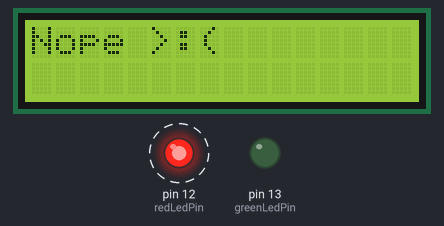
Bench run of a program on a simulated Arduino Nano, built with avr-gcc and run on an emulated ATmega328P. On the bench: 16×2 character LCD, output pins drawn as LEDs (lit = HIGH). Dashed ring = blinking.

Above: at 0.1 s.
Timing chart, 0 to 130.0 s (numbered marks = the images above):
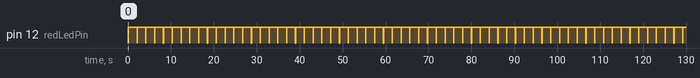

The program:

main.cpp
```cpp
#include <Arduino.h>
#include <Wire.h>
#include <LiquidCrystal_I2C.h>
#include <lcd/LcdStdioManager.h>
#include <keypad/KeypadStdioManager.h>
#include <Keypad.h>
#include <led/led.h>
#include "PinCodeSystem.h"
// #include <serialio/serialio.h>

// ketpadd stuff
constexpr byte ROWS = 4;
constexpr byte COLS = 4;

// Keymap must be in RAM: Keypad library reads it with keymap[i], not pgm_read_byte()
const char keys[ROWS][COLS] = {
  {'1','2','3','A'},
  {'4','5','6','B'},
  {'7','8','9','C'},
  {'*','0','#','D'}
};

constexpr byte rowPins[ROWS] = {9, 8, 7, 6};
constexpr byte colPins[COLS] = {5, 4, 3, 2};

Keypad keypad = Keypad(makeKeymap(keys), const_cast<byte*>(rowPins), const_cast<byte*>(colPins), ROWS, COLS);


// lcd
constexpr uint8_t LCD_ADDRESS = 0x27;
constexpr uint8_t LCD_COLS = 16;
constexpr uint8_t LCD_ROWS = 2;

LiquidCrystal_I2C lcd(LCD_ADDRESS, LCD_COLS, LCD_ROWS);

// leds
constexpr uint8_t redLedPin = 12;
Led redLed(redLedPin);

constexpr uint8_t greenLedPin = 13;
Led greenLed(greenLedPin);

// PASSWORD FOR ACTIVATING THE SYSTEM (must be numeric and not exceed maxPasswordLength)
constexpr uint8_t maxPasswordLength = 10;
const char PASSWORD[] PROGMEM = "123653";

void setup() {
    lcd.init();

    if (!isConfiguredPasswordValid(maxPasswordLength)) {
        printf_P(PSTR("Invalid password\n"));
        while (true) {
        delay(1000);
        }
    }
    // Serial.begin(9600);

    lcd.backlight();
    redLed.init();

    // redirectErrorToSerial();
    greenLed.init();
    LcdStdioManager::setup(&lcd);
    KeypadStdioManager::setup(&keypad);
    // fprintf_P(stderr, PSTR("System initialized\n\rTest"));
}

void loop() {

    handleThisSupremeSecuredSystem(redLed, greenLed, maxPasswordLength);
}
```

PinCodeSystem.cpp
```cpp
#include "PinCodeSystem.h"
#include <Arduino.h>
#include <avr/pgmspace.h>
#include <ctype.h>
#include <stdio.h>
#include <string.h>

// PASSWORD is defined in main.cpp (stored in PROGMEM)

// Internal maximum buffer for readPassword()
static constexpr uint8_t INTERNAL_BUFFER_SIZE = 32;


void handleThisSupremeSecuredSystem(Led& red, Led& green, uint8_t maxPasswordLength) {

    byte* passwordAttempt = readPassword(maxPasswordLength);

    // if password is correct
    if (strcmp_P((char*)passwordAttempt, PASSWORD) == 0) {

        // turn on green and print happy message
        green.on();
        red.off();
        clearline();
        printf_P(PSTR("Yappy <3"));
        delay(2000);
        green.off();
        clearline();
    } else {

        // turn on red and print sad message
        red.on();
        green.off();
        clearline();
        printf_P(PSTR("Nope >:("));
        delay(2000);
        red.off();
        clearline();
    }
}

// password should be numeric and not exceed maxPasswordLength
bool isConfiguredPasswordValid(uint8_t maxPasswordLength) {
    uint8_t length = strlen_P(PASSWORD);
    if (length == 0 || length > maxPasswordLength) {
        return false;
    }
    for (uint8_t i = 0; i < length; i++) {
        char c = (char)pgm_read_byte(&PASSWORD[i]);
        if (!isdigit((unsigned char)c)) {
            return false;
        }
    }
    return true;
}

// prints 16 spsaces from the beginning of the line and returns the cursor
void clearline() {
    putchar('\r');
    // default to a 16-column LCD (matches project's LCD_COLS)
    for (uint8_t i = 0; i < 16; ++i) {
        putchar(' ');
    }
    putchar('\r');
}

// reads password until '#' or is the length succeds maxPassword length
byte* readPassword(uint8_t maxPasswordLength) {
    static byte input[INTERNAL_BUFFER_SIZE + 1];
    memset(input, 0, sizeof(input)); // clear the buffer

    if (maxPasswordLength > INTERNAL_BUFFER_SIZE) {
        maxPasswordLength = INTERNAL_BUFFER_SIZE;
    }

    uint8_t i;
    for (i = 0; i < maxPasswordLength; i++) {
        char c;
        scanf("%c", &c);
        if (c == '#') {
            input[i] = '\0';
            break;
        }
        input[i] = c;
        putchar('*');
    }
    input[i] = '\0';
    return input;
}
```

PinCodeSystem.h
```cpp
#pragma once

#include <led/led.h>
#include <stdint.h>
#include <avr/pgmspace.h>

// Password stored in program memory (defined in main.cpp)
extern const char PASSWORD[] PROGMEM;

void handleThisSupremeSecuredSystem(Led& red, Led& green, uint8_t maxPasswordLength);

byte* readPassword(uint8_t maxPasswordLength);

bool isConfiguredPasswordValid(uint8_t maxPasswordLength);
void clearline();   
```

Measured:
- by itself, pin 12 (redLedPin): alternates HIGH for 2.0 s and LOW for 0.03 s
